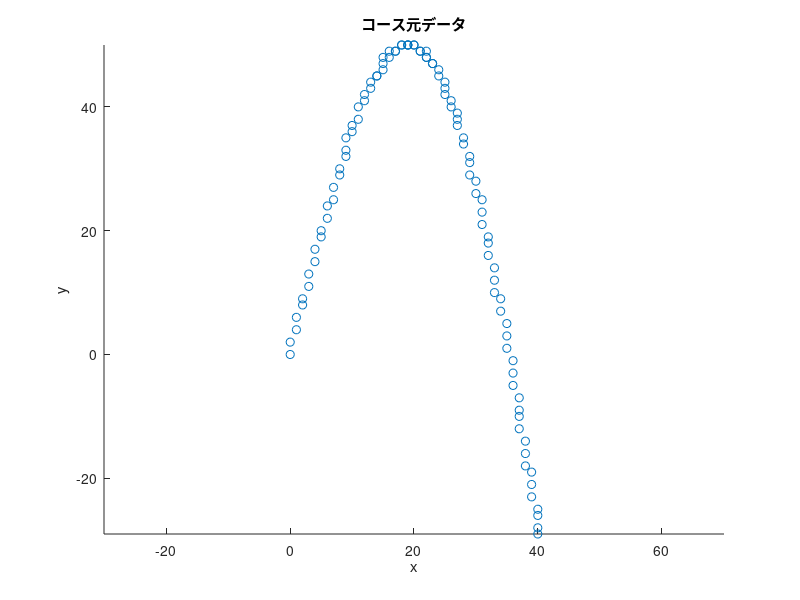

Reproduce this figure in MATLAB. (Note: this script raises an error after producing the figure.)
% 前処理 master
clc
clf
clear

% --------------コースデータ用意-----------------%
% course_x = round(linspace(-1, 10, 10));
% course_y = [0, 1, 2, 3, 4, 4, 4, 3, 2, 1];

% course_x = round(1 : 1 : 100); %cm
% course_y = round(-sin(course_x/10) * 50); %cm

% course_x = [0, 1, 2, 3, 4, 5];
% course_y = [0, 0, 1, 1, 2, 2];

% num = linspace(0, 1 * pi, 100);
% course_x = round(sin(num) * 50); %cm
% course_y = round(cos(num) * 50); %cm

num = linspace(0, 0.3 * pi, 100);
course_x = round(sin(1 * num) * 50); %cm
course_y = round(sin(4 * num) * 50); %cm

figure(1)
scatter(course_x, course_y)
title('コース元データ')
xlabel('x')
ylabel('y')
axis equal

% ------------------正の整数にするためにマージンをとる---------------- %
min_x = min(course_x);
min_y = min(course_y);
if min_x < 0
    mergin_x = linspace(abs(min_x), abs(min_x), length(course_x));
    course_x = course_x + mergin_x;
end
if min_y < 0
    mergin_y = linspace(abs(min_y), abs(min_y), length(course_y));
    course_y = course_y + mergin_y;
end

course = [course_x; course_y];



% -------------------マップ作成--------------------%
expantion = round(10); %cm 膨張させる大きさ
map = Map(course, expantion); %バイナリマップ

figure(3)
heatmap(map.binary_grid)
title('バイナリマップ')
xlabel('x')
ylabel('y')


% 計算
% % -----------A star開始------------ %
x = map.start_x;
y = map.start_y;
pre_x = x;
pre_y = y;

g_cost = 0;
% cost_table = [-1, -1, -1;
%               1, 0, 1;
%               1, 1, 1];
cost_table = [0, 0, 0;
              0, 0, 0;
              0, 0, 0];
          
map.openAroundNode(x, y, cost_table); % 周りのノードをオープン

count = 0;
% for i = 1 : 2403
while x ~= map.goal_x || y ~= map.goal_y

    [x, y] = map.searchRefNode(); % スコアが最も小さいノードのx, yを得る
%     cost_table = map.getCostTable(x, y, pre_x, pre_y)
    map.openAroundNode(x, y, cost_table);
    
    pre_x = x;
    pre_y = y;
    
    count = count + 1;
    
end

% % -----------プロット------------ %
map.shorter_path_grid(y, x) = 2;
store_x = [];
store_y = [];
while x ~= map.start_x || y ~= map.start_y

    temp_xy = map.grid(y, x).parent;
    x = temp_xy(1);
    y = temp_xy(2);
    
    store_x = [store_x, x];
    store_y = [store_y, y];
    
    map.shorter_path_grid(y, x) = 2;
end

figure(4)
heatmap(map.shorter_path_grid)

figure(5)
hold on
scatter(course(1, :), course(2, :))
title('マージンしたコースデータ')
xlabel('x')
ylabel('y')
axis equal

scatter(store_x, store_y)
title('ショートカット')
xlabel('x')
ylabel('y')
axis equal
hold off
